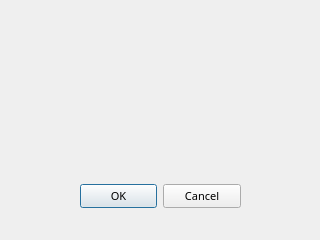
<?xml version="1.0" encoding="UTF-8"?>
<ui version="4.0">
 <class>Dialog_info</class>
 <widget class="QDialog" name="Dialog_info">
  <property name="windowModality">
   <enum>Qt::ApplicationModal</enum>
  </property>
  <property name="geometry">
   <rect>
    <x>0</x>
    <y>0</y>
    <width>320</width>
    <height>240</height>
   </rect>
  </property>
  <property name="font">
   <font>
    <family>微软雅黑</family>
    <pointsize>8</pointsize>
   </font>
  </property>
  <property name="windowTitle">
   <string>提示</string>
  </property>
  <widget class="QDialogButtonBox" name="buttonBox">
   <property name="geometry">
    <rect>
     <x>80</x>
     <y>180</y>
     <width>161</width>
     <height>32</height>
    </rect>
   </property>
   <property name="orientation">
    <enum>Qt::Horizontal</enum>
   </property>
   <property name="standardButtons">
    <set>QDialogButtonBox::Cancel|QDialogButtonBox::Ok</set>
   </property>
  </widget>
  <widget class="QLabel" name="label_info">
   <property name="geometry">
    <rect>
     <x>20</x>
     <y>80</y>
     <width>271</width>
     <height>31</height>
    </rect>
   </property>
   <property name="text">
    <string/>
   </property>
   <property name="alignment">
    <set>Qt::AlignCenter</set>
   </property>
  </widget>
 </widget>
 <resources/>
 <connections>
  <connection>
   <sender>buttonBox</sender>
   <signal>accepted()</signal>
   <receiver>Dialog_info</receiver>
   <slot>accept()</slot>
   <hints>
    <hint type="sourcelabel">
     <x>248</x>
     <y>254</y>
    </hint>
    <hint type="destinationlabel">
     <x>157</x>
     <y>274</y>
    </hint>
   </hints>
  </connection>
  <connection>
   <sender>buttonBox</sender>
   <signal>rejected()</signal>
   <receiver>Dialog_info</receiver>
   <slot>reject()</slot>
   <hints>
    <hint type="sourcelabel">
     <x>316</x>
     <y>260</y>
    </hint>
    <hint type="destinationlabel">
     <x>286</x>
     <y>274</y>
    </hint>
   </hints>
  </connection>
 </connections>
</ui>
